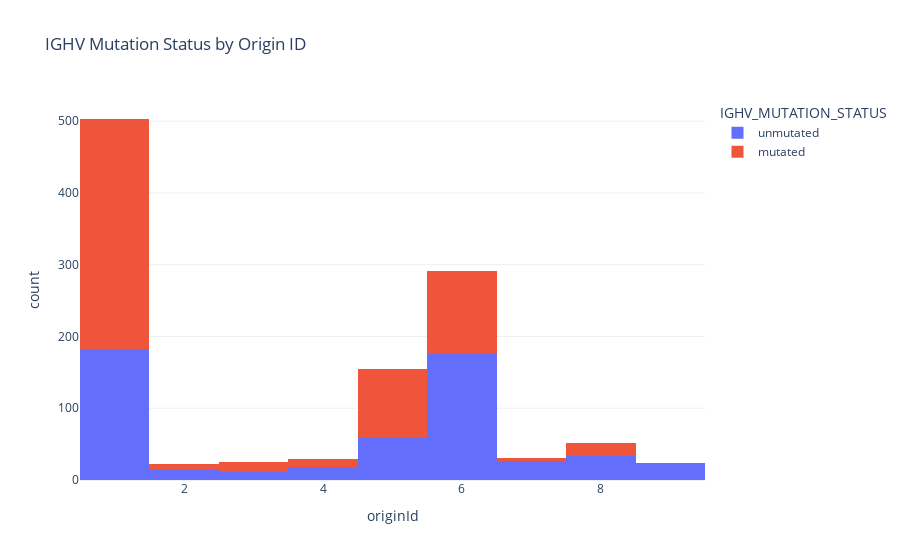

Notebook cell for this chart:
### Code cell
df_sub = df.dropna(subset=['IGHV_MUTATION_STATUS'])
fig = px.histogram(df_sub, x='originId', color='IGHV_MUTATION_STATUS',
                   title='IGHV Mutation Status by Origin ID',
                   barmode='stack')
fig.show()

### Figure 1 — Plotly figure (JSON) as saved in the notebook; plotly's stock layout.template omitted (floating-point values rounded to 4 significant figures; data arrays with more than 128 entries replaced by an {"elided": "..."} marker saying what was removed)
{"data": [{"bingroup": "x", "hovertemplate": "IGHV_MUTATION_STATUS=unmutated<br>originId=%{x}<br>count=%{y}<extra></extra>", "legendgroup": "unmutated", "marker": {"color": "#636efa", "pattern": {"shape": ""}}, "name": "unmutated", "orientation": "v", "showlegend": true, "type": "histogram", "x": {"elided": "545 int values"}, "xaxis": "x", "yaxis": "y"}, {"bingroup": "x", "hovertemplate": "IGHV_MUTATION_STATUS=mutated<br>originId=%{x}<br>count=%{y}<extra></extra>", "legendgroup": "mutated", "marker": {"color": "#EF553B", "pattern": {"shape": ""}}, "name": "mutated", "orientation": "v", "showlegend": true, "type": "histogram", "x": {"elided": "584 int values"}, "xaxis": "x", "yaxis": "y"}], "layout": {"barmode": "stack", "legend": {"title": {"text": "IGHV_MUTATION_STATUS"}, "tracegroupgap": 0}, "title": {"text": "IGHV Mutation Status by Origin ID"}, "xaxis": {"anchor": "y", "domain": [0, 1], "title": {"text": "originId"}}, "yaxis": {"anchor": "x", "domain": [0, 1], "title": {"text": "count"}}}}
